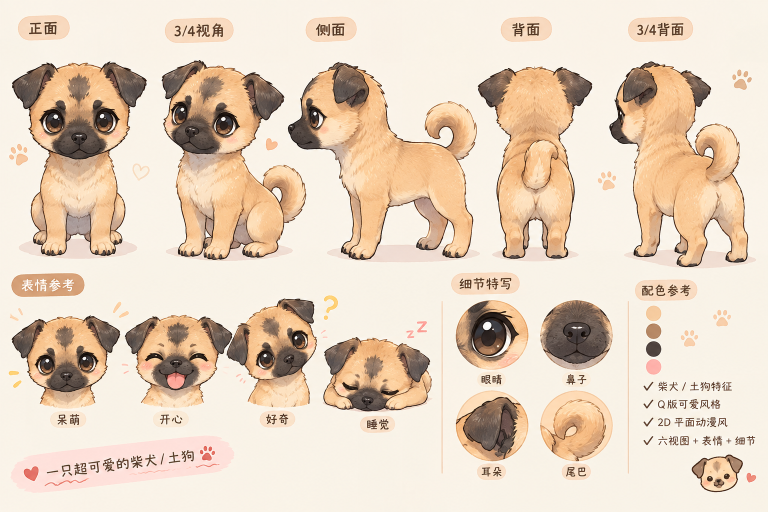
#> input picture dogmod_work/design.png, 1536 x 1024 px, found by its file name (shown at 1/2 size)
$ python extract.py
#> lines starting #> are read from the running program, lines starting #| are printed output that depends on the picture; after the words box and inside, x2 and y2 are one past the last pixel; in counts of white or black regions, pixels touching at a corner belong together
from PIL import Image, ImageFilter
import numpy as np
from collections import deque
import os

img = Image.open(r'D:\VPet-main\dogmod_work\design.png').convert('RGB')
#> img is the input picture: PIL image 1536x1024 RGB; mean R, G, B 229.2, 210.7, 191.4
W, H = img.size
#> W = 1536; H = 1024
arr = np.array(img).astype(int)

# 背景色(采样多点取均值)
bg = np.array([249, 242, 232])
TOL = 30  # 色距容差

def cut(x0, y0, x1, y1, name, bgcolor=None):
    """裁剪区域并抠掉从边缘连通的背景色, 保存透明PNG"""
#> called with x0 = 8, y0 = 75, x1 = 222, y1 = 508, name = 'front'
    crop = arr[y0:y1, x0:x1]
    h, w = crop.shape[:2]
#> h = 433; w = 214
    # 候选背景: 色距<=TOL
    dist = np.abs(crop - (bgcolor if bgcolor is not None else bg)).sum(axis=2)
    isbg = dist <= TOL
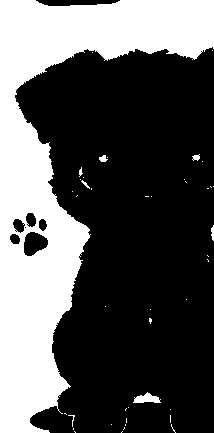
#> isbg: shape (433, 214) bool; 34.3% white; 43 white regions (35 under 20 px), largest, box (x1, y1, x2, y2) and area: (0, 0, 214, 433) 31308, (133, 392, 161, 403) 185, (99, 155, 108, 162) 42
    # 从边缘 BFS, 只清除与边缘连通的背景(保护狗身上的浅色)
    visited = np.zeros((h, w), dtype=bool)
    dq = deque()
    for x in range(w):
        for y in (0, h-1):
            if isbg[y, x] and not visited[y, x]:
                visited[y, x] = True; dq.append((y, x))
#> visited: shape (433, 214) bool; 0.2% white in thin lines or dots
    for y in range(h):
        for x in (0, w-1):
            if isbg[y, x] and not visited[y, x]:
                visited[y, x] = True; dq.append((y, x))
#> visited: shape (433, 214) bool; 0.73% white in thin lines or dots
    while dq:
        y, x = dq.popleft()
        for dy, dx in ((1,0),(-1,0),(0,1),(0,-1)):
            ny, nx = y+dy, x+dx
            if 0 <= ny < h and 0 <= nx < w and isbg[ny, nx] and not visited[ny, nx]:
                visited[ny, nx] = True; dq.append((ny, nx))
#> visited: shape (433, 214) bool; 33.8% white; 6 white regions (4 under 20 px), largest, box (x1, y1, x2, y2) and area: (0, 0, 214, 433) 31290, (211, 225, 214, 241) 35
    alpha = np.where(visited, 0, 255).astype(np.uint8)
    a_img = Image.fromarray(alpha, 'L').filter(ImageFilter.GaussianBlur(0.8))  # 轻微羽化
    rgba = Image.merge('RGBA', (*Image.fromarray(crop.astype(np.uint8)).split(), a_img))
    out = os.path.join(r'D:\VPet-main\dogmod_work', name + '.png')
    rgba.save(out)
    # 统计不透明像素占比
    print(f"{name}: {w}x{h}, 不透明 {round((alpha>0).mean()*100,1)}%")
#| front: 214x433, 不透明 66.2%
    return rgba

cut(8, 75, 222, 508, 'front')       # 正面(坐姿)
cut(222, 68, 432, 512, 'threeq')    # 3/4视角(坐姿)
#> call 2 of cut, with x0 = 222, y0 = 68, x1 = 432, y1 = 512, name = 'threeq'
#> in cut (call 2), `isbg = dist <= TOL`: isbg: shape (444, 210) bool; 51.5% white; 5 black regions, box (x1, y1, x2, y2) and area: (100, 52, 210, 444) 31737, (0, 56, 72, 233) 7409, (0, 249, 53, 444) 4096, (109, 0, 210, 18) 1629, (43, 259, 77, 293) 333
#> after the loop in cut (call 2), `for x in range(w):`: visited: shape (444, 210) bool; 0.24% white in thin lines or dots
#> after the loop in cut (call 2), `for y in range(h):`:
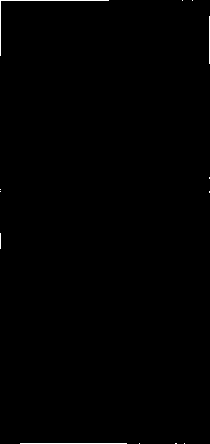
#> visited: shape (444, 210) bool; 0.37% white in thin lines or dots
#> after the loop in cut (call 2), `while dq:`: visited: shape (444, 210) bool; 50.8% white; 5 black regions, box (x1, y1, x2, y2) and area: (100, 52, 210, 444) 31914, (0, 56, 72, 233) 7416, (0, 249, 53, 444) 4133, (109, 0, 210, 18) 1647, (43, 259, 77, 293) 768
#| threeq: 210x444, 不透明 49.2%
cut(436, 103, 718, 508, 'side')     # 侧面(站姿)
#> in cut (call 3), `isbg = dist <= TOL`: isbg: shape (405, 282) bool; 40% white; 59 white regions (52 under 20 px), largest, box (x1, y1, x2, y2) and area: (0, 0, 282, 405) 45004, (108, 272, 127, 300) 278, (202, 128, 210, 145) 70
#> after the loop in cut (call 3), `for x in range(w):`: visited: shape (405, 282) bool; 0.32% white in thin lines or dots
#> after the loop in cut (call 3), `for y in range(h):`: visited: shape (405, 282) bool; 0.37% white in thin lines or dots
#> after the loop in cut (call 3), `while dq:`: visited: shape (405, 282) bool; 39.4% white; 5 white regions (4 under 20 px), largest, box (x1, y1, x2, y2) and area: (0, 0, 282, 405) 44992
#| side: 282x405, 不透明 60.6%
cut(718, 83, 882, 508, 'back')      # 背面
#> call 4 of cut, with x0 = 718, y0 = 83, x1 = 882, y1 = 508, name = 'back'
#> in cut (call 4), `isbg = dist <= TOL`: isbg: shape (425, 164) bool; 42.6% white; 15 white regions (11 under 20 px), largest, box (x1, y1, x2, y2) and area: (0, 0, 164, 207) 23455, (38, 320, 140, 412) 6116, (161, 177, 164, 190) 25, (124, 417, 144, 419) 20
#> after the loop in cut (call 4), `for x in range(w):`: visited: shape (425, 164) bool; 0.24% white in thin lines or dots
#> after the loop in cut (call 4), `for y in range(h):`:
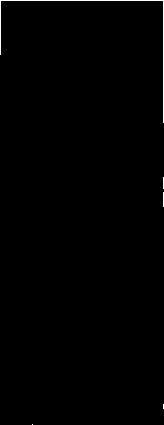
#> visited: shape (425, 164) bool; 0.54% white in thin lines or dots
#> after the loop in cut (call 4), `while dq:`: visited: shape (425, 164) bool; 33.7% white; 4 white regions (2 under 20 px), largest, box (x1, y1, x2, y2) and area: (0, 0, 164, 207) 23451, (161, 177, 164, 189) 24
#| back: 164x425, 不透明 66.3%
cut(928, 78, 1142, 508, 'back34')   # 3/4背面
#> in cut (call 5), `isbg = dist <= TOL`: isbg: shape (430, 214) bool; 39.7% white; 33 white regions (29 under 20 px), largest, box (x1, y1, x2, y2) and area: (0, 0, 214, 430) 33663, (128, 361, 164, 430) 1397, (192, 169, 214, 265) 960, (203, 369, 214, 424) 398
#> after the loop in cut (call 5), `for x in range(w):`: visited: shape (430, 214) bool; 0.18% white in thin lines or dots
#> after the loop in cut (call 5), `for y in range(h):`:
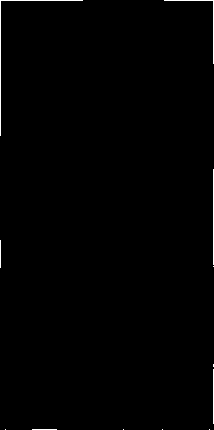
#> visited: shape (430, 214) bool; 0.59% white in thin lines or dots
#> after the loop in cut (call 5), `while dq:`: visited: shape (430, 214) bool; 38.1% white; 9 white regions (6 under 20 px), largest, box (x1, y1, x2, y2) and area: (0, 0, 214, 430) 33654, (192, 169, 214, 265) 960, (203, 369, 214, 424) 398
#> in cut (call 5), `a_img = Image.fromarray(alpha, 'L').filter(ImageFilter.GaussianBlur(0...`:
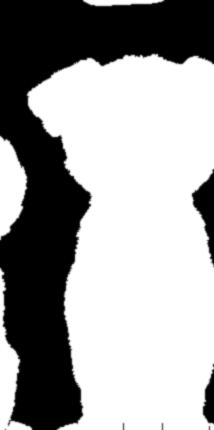
#> a_img: PIL image 214x430 L; min 0, max 255, mean 157.9
#> in cut (call 5), `rgba = Image.merge('RGBA', (*Image.fromarray(crop.astype(np.uint8)).sp..`:
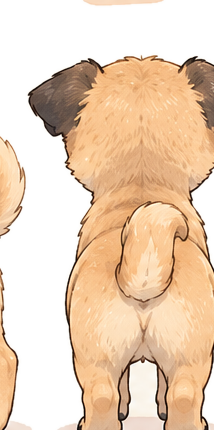
#> rgba: PIL image 214x430 RGBA; mean R, G, B, A 232.8, 204, 174.6, 157.9; transparent parts drawn white
#| back34: 214x430, 不透明 61.9%
cut(12, 500, 178, 668, 'face_dull')     # 呆萌
#> in cut (call 6), `crop = arr[y0:y1, x0:x1]`:
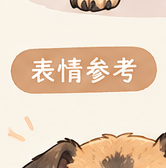
#> crop: shape (168, 166, 3) int64; mean R, G, B 231.6, 210.6, 190.1
#| face_dull: 166x168, 不透明 43.8%
cut(178, 500, 348, 668, 'face_happy')   # 开心
#| face_happy: 170x168, 不透明 19.6%
cut(348, 500, 502, 668, 'face_curious') # 好奇
#| face_curious: 154x168, 不透明 26.6%
cut(462, 500, 650, 688, 'sleep')        # 睡觉(趴姿)
#| sleep: 188x188, 不透明 38.9%
print('done')
